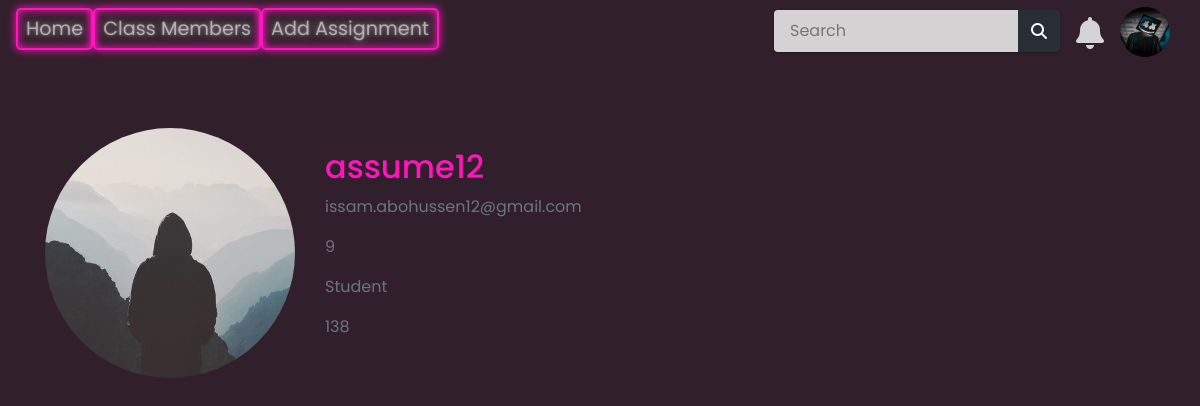
Page /assume12 (signed in) on the committed database.
### tables this page shows
CREATE TABLE users (id INTEGER PRIMARY KEY AUTOINCREMENT NOT NULL, username TEXT NOT NULL, email TEXT NOT NULL, password TEXT NOT NULL, role TEXT NOT NULL, school TEXT NOT NULL, grade TEXT NOT NULL, profile_pic TEXT NOT NULL, groupNumber INTEGER NOT NULL);

### app.py (the view)
@app.route('/<username>', methods=['GET', 'POST'])
@login_required
def profile_from_others(username):
    user = db.execute("SELECT * FROM users WHERE username = ?;", username)
    if len(user) != 1:
        flash("Page not found", "error")
        return redirect("/")
    elif user[0]["id"] == session["user_id"]:
        return redirect("/profile")
    else:
        username = user[0]["username"]
        email = user[0]["email"]
        password = user[0]["password"]
        role = user[0]["role"]
        grade = user[0]["grade"]
        profile_pic_path = user[0]["profile_pic"]
        image_file = profile_pic_path
        groupNumber = user[0]["groupNumber"]
        navbar_data = get_navbar_data(session["user_id"])
        return render_template('other_user_profile.html', title='Account', image_file=os.path.join(app.config["UPLOAD_FODER"], image_file), username=username, email=email, password=password, role=role, grade=grade,groupNumber=groupNumber, loggedIn="True", navbar_data=navbar_data)

### app.py (called while the page is built)
@app.after_request
def after_request(response):
    response.headers["Cache-Control"] = "no-cache, no-store, must-revalidate"
    response.headers["Expires"] = 0
    response.headers["Pragma"] = "no-cache"
    return response

### helpers.py (called while the page is built, shortened)
def login_required(f):
    @wraps(f)
    def decorated_function(*args, **kwargs):
        if session.get("user_id") is None:
            return redirect("/login")
        return f(*args, **kwargs)
    return decorated_function

def get_navbar_data(userId):
    row = db.execute("SELECT * FROM users WHERE id = ?", userId)
    role = row[0]["role"]
    username = row[0]["username"]
    groupNumber = row[0]["groupNumber"]
    profile_pic_path = row[0]["profile_pic"]
    notifications = db.execute("SELECT * FROM notifications WHERE userId = ? ORDER BY dateTime DESC;", session["user_id"])
    navbar_data = [
        {"username": username,
        "groupNumber": groupNumber,
        "role": role,
        "profile_pic_path": profile_pic_path},
        {"notifications": notifications},
        {"notificationslenght": len(notifications)}
    ]
    return navbar_data

### templates/other_user_profile.html (shortened to what this page needs)
{% extends "base.html" %} {% block title %}Verify{% endblock %} {% block content %}
<head>
    <link rel="stylesheet" href="{{ url_for('static', filename='styles/btn_style.css')}}">
</head>
<body style="background-color: hsl(323 21% 16%);">
</body>
<div class="content-section">
    <div class="media">
        <img class="rounded-circle account-img" src="{{ image_file }}">
        <div class="media-body">
            <h2 class="account-heading username-text">{{ username }}</h2>
            <p class="text-secondary email-text">{{ email }}</p>
            <p class="text-secondary email-text">{{ grade }}</p>
            <p class="text-secondary email-text">{{ role }}</p>
            <p class="text-secondary email-text">{{ groupNumber }}</p>
        </div>
    </div>
    <br />
</div>
{% endblock %}

### templates/base.html (shortened to what this page needs)
<!DOCTYPE html>
<html>
<head>
    <link rel="stylesheet" href="https://stackpath.bootstrapcdn.com/bootstrap/4.4.1/css/bootstrap.min.css" />
    <link rel="stylesheet" href="https://stackpath.bootstrapcdn.com/font-awesome/4.7.0/css/font-awesome.min.css" />
    <link rel="stylesheet" href="/static/styles/base.css"/>
</head>
<body>
    <nav class="navbar navbar-expand-lg navbar-dark">
        <div class="collapse navbar-collapse" id="navbar">
            <div class="navbar-nav">
                {% if  loggedIn=="True"%}
                <a class="nav-item nav-link neon-button-nav" id="home" href="/">Home</a>
                <a class="nav-item nav-link neon-button-nav" id="ClassMembers" href="/ClassMembers">Class Members</a>
                {% if  navbar_data[0]["role"] =="Teacher"%}
                <a class="nav-item nav-link neon-button-nav" id="AddVokabulary" href="/AddAssignment">Add Assignment</a>
                {% endif %}
                {% else %}
                <a class="nav-item nav-link neon-button-nav" id="login" href="/login">Login</a>
                <a class="nav-item nav-link neon-button-nav" id="signUp" href="/sign-up">Sign Up</a>
                {% endif %}
            </div>
        </div>
    </nav>
    {% if  loggedIn=="True"%}
    <div class="action">
      <div id="profile" class="profile">
        <img src="/static/profile_pics/{{ navbar_data[0]["profile_pic_path"] }}">
      </div>
    </div>
    <div id="wrapper" class="wrapper">
      <div class="notification_wrap">
        <div class="notification_icon">
          <i class="fas fa-bell"></i>
        </div>
    </div>
    <div class="search">
      <input id="serchBox" type="text" class="textbox" placeholder="Search">
      <input title="Search" value="" type="submit" class="button">
    </div>
    {% endif %}
  </div>
    <div class="container">{% block content %} {% endblock %}</div>
</body>
</html>

### static/styles/base.css (style rules this page uses)
* { margin: 0; padding: 0; font-family: 'Poppins', sans-serif; }
.action { position: fixed; top: 7px; right: 30px; z-index: 10; }
.action .profile { position: relative; width: 50px; height: 50px; border-radius: 50%; overflow: hidden; cursor: pointer; }
.action .profile img { position: absolute; top: 0; left: 0; width: 100%; height: 100%; object-fit: cover; }
.wrapper { position: fixed; top: 10px; right: -140px; z-index: 9; }
.notification_wrap { width: 500px; }
.notification_wrap .notification_icon { position: relative; width: 50px; height: 50px; font-size: 32px; margin: 0 auto; text-align: center; color: #d4d4d4; }
.notification_wrap .notification_icon .fa-bell { cursor: pointer; }
.search { outline: 0; -webkit-box-shadow: 0 1px 3px rgba(0, 0, 0, 0.12), 0 1px 2px rgba(0, 0, 0, 0.24); box-shadow: 0 1px 3px rgba(0, 0, 0, 0.12), 0 1px 2px rgba(0, 0, 0, 0.24); -webkit-border-radius: 4px; border-radius: 4px; position: fixed; top: 10px; right: 140px; }
.search > .textbox { outline: 0; height: 42px; width: 244px; line-height: 42px; padding: 0 16px; background-color: rgba(255, 255, 255, 0.8); color: #212121; border: 0; float: left; -webkit-border-radius: 4px 0 0 4px; border-radius: 4px 0 0 4px; }
.search > .button { outline: 0; background: none; background-color: rgba(38, 50, 56, 0.8); float: left; height: 42px; width: 42px; text-align: center; line-height: 42px; border: 0; color: #FFF; font: normal normal normal 14px/1 FontAwesome; font-size: 16px; text-rendering: auto; text-shadow: 0 1px 1px rgba(0, 0, 0, 0.2); -webkit-transition: background-color .4s ease; transition: background-color .4s ease; -webkit-border-radius: 0 4px 4px 0; border-radius: 0 4px 4px 0; }

### static/styles/btn_style.css (style rules this page uses)
:root { --clr-neon: hsl(317 100% 54%); --clr-bg: hsl(323 21% 16%); }
*, *::before, *::after { box-sizing: border-box; }
body { min-height: 100vh; background: var(--clr-bg); font-family: "Balsamiq Sans", cursive; color: var(--clr-neon); }
.neon-button-nav { font-size: 1.2rem; display: inline-block; cursor: pointer; text-decoration: none; color: var(--clr-neon); border: var(--clr-neon) 0.125em solid; padding: 0.25em 1em; border-radius: 0.25em; text-shadow: 0 0 0.125em hsl(0 0% 100% / 0.3), 0 0 0.45em currentColor; box-shadow: inset 0 0 0.5em 0 var(--clr-neon), 0 0 0.5em 0 var(--clr-neon); position: relative; padding-left: 30em; padding-right: 30em; }
.neon-button-nav::after { content: ""; position: absolute; top: 0; bottom: 0; left: 0; right: 0; box-shadow: 0 0 2em 0.5em var(--clr-neon); opacity: 0; background-color: var(--clr-neon); z-index: -1; transition: opacity 100ms linear; }
.email-text { color: rgb(105, 255, 230); margin-left: 30px; }
.username-text { margin-top: 20px; margin-left: 30px; }
.content-section { margin-top: 20px; margin-top: 70px; }

### rows in the picture
users: profile_pic (picture)
users: username "assume12", email "issam.abohussen12@gmail.com", role "Student"

### other values in the picture
{{ grade }} "9"
{{ groupNumber }} "138"
